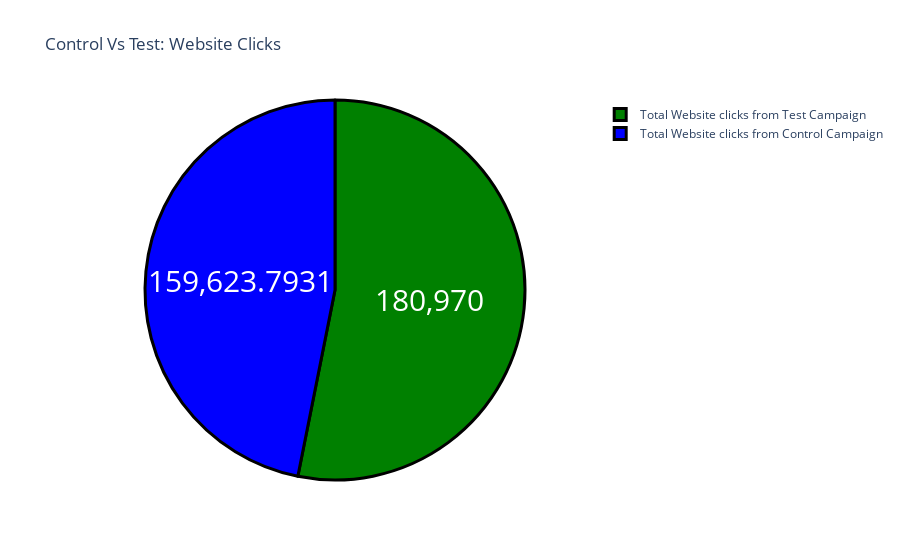

Source (notebook cell):
### Code cell
label = ["Total Website clicks from Control Campaign", 
         "Total Website clicks from Test Campaign"]
counts = [sum(control_data["Website Clicks"]), 
          sum(test_data["Website Clicks"])]
colors = ['blue','green']
fig = go.Figure(data=[go.Pie(labels=label, values=counts)])
fig.update_layout(title_text='Control Vs Test: Website Clicks')
fig.update_traces(hoverinfo='label+percent', textinfo='value', 
                  textfont_size=30,
                  marker=dict(colors=colors, 
                              line=dict(color='black', width=3)))
fig.show()

### Figure 1 — Plotly figure (JSON) as saved in the notebook; plotly's stock layout.template omitted (floating-point values rounded to 4 significant figures)
{"data": [{"hoverinfo": "label+percent", "labels": ["Total Website clicks from Control Campaign", "Total Website clicks from Test Campaign"], "marker": {"colors": ["blue", "green"], "line": {"color": "black", "width": 3}}, "textfont": {"size": 30}, "textinfo": "value", "type": "pie", "values": [159600.0, 180970]}], "layout": {"title": {"text": "Control Vs Test: Website Clicks"}}}
